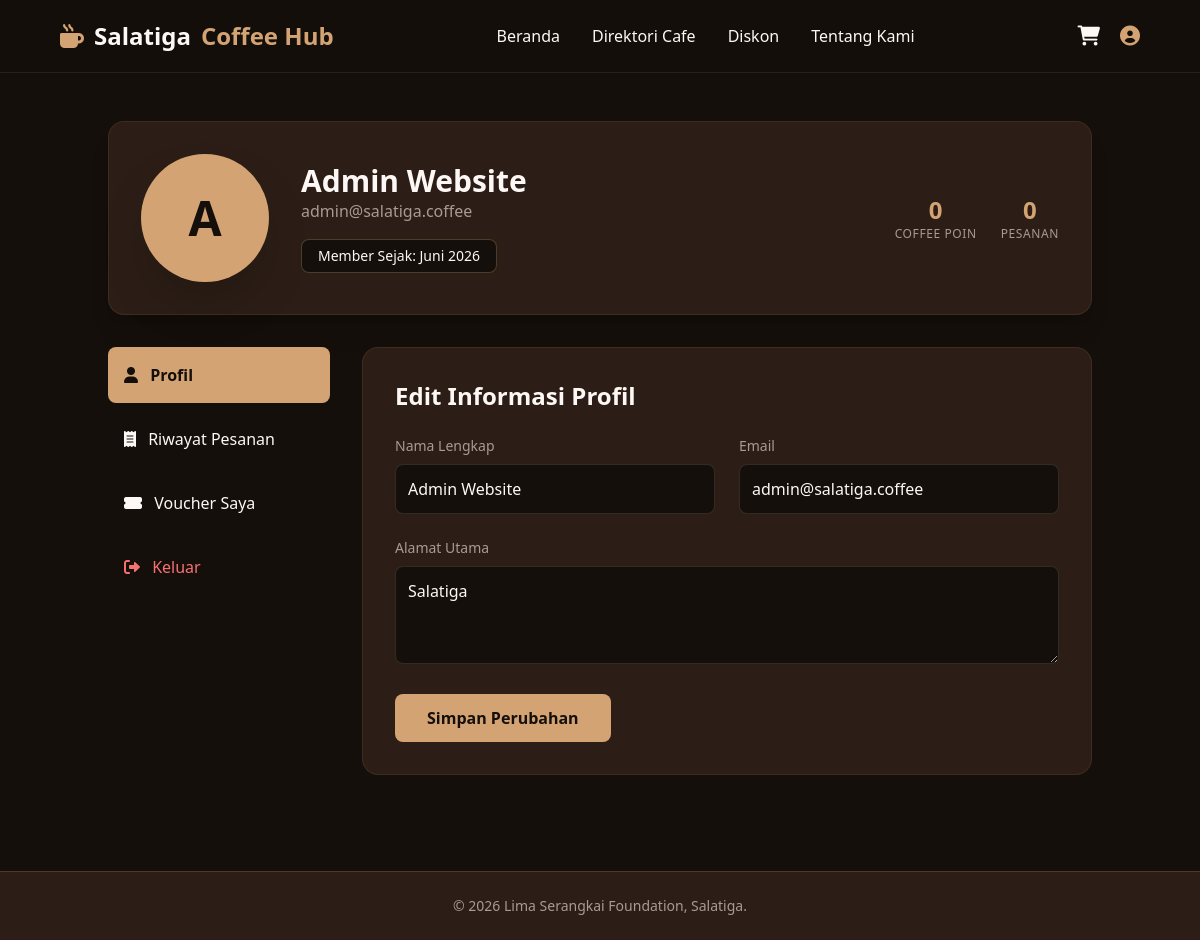
Page /profil.php (signed in) on the committed database.
### tables this page shows
CREATE TABLE `users` (
  `id` int(11) NOT NULL AUTO_INCREMENT,
  `nama` varchar(100) DEFAULT NULL,
  `email` varchar(100) DEFAULT NULL,
  `password` varchar(255) DEFAULT NULL,
  `role` varchar(10) DEFAULT 'user',
  `cafe_id` int(11) DEFAULT NULL,
  `poin` int(11) DEFAULT 0,
  `pesanan_selesai` int(11) DEFAULT 0,
  `member_sejak` varchar(50) DEFAULT 'Juni 2026',
  `alamat` text DEFAULT NULL,
  PRIMARY KEY (`id`),
  UNIQUE KEY `email` (`email`)
);

### profil.php (the view, shortened to what this page needs)
<?php
include 'koneksi.php';
$id = $_SESSION['user_id'];
$query = mysqli_query($conn, "SELECT * FROM users WHERE id = '$id'");
$user = mysqli_fetch_assoc($query);
$user['poin'] = $user['poin'] ?? 0;
$user['pesanan_selesai'] = $user['pesanan_selesai'] ?? 0;
$user['member_sejak'] = $user['member_sejak'] ?? 'Juni 2026';
$user['alamat'] = $user['alamat'] ?? '';
?>
<!DOCTYPE html>
<html lang="id">
<head>
    <script src="https://cdn.tailwindcss.com"></script>
    <link href="https://cdnjs.cloudflare.com/ajax/libs/font-awesome/6.0.0/css/all.min.css" rel="stylesheet">
</head>
<body class="bg-bg60 text-textLight min-h-screen flex flex-col">
    <header class="sticky top-0 z-50 flex justify-between items-center px-[5%] py-5 bg-bg60/95 backdrop-blur-sm border-b border-bg30">
        <div class="text-2xl font-bold text-textLight flex items-center gap-2.5">
            <i class="fas fa-mug-hot text-accent10"></i> Salatiga <span class="text-accent10">Coffee Hub</span>
        </div>
        <nav class="hidden md:block">
            <ul class="flex list-none gap-8">
                <li><a href="home.php" class="text-textLight hover:text-accent10 transition-colors">Beranda</a></li>
                <li><a href="direktori_cafe.php" class="text-textLight hover:text-accent10 transition-colors">Direktori Cafe</a></li>
                <li><a href="diskon.php" class="text-textLight hover:text-accent10 transition-colors">Diskon</a></li>
                <li><a href="tentang_kami.php" class="text-textLight hover:text-accent10 transition-colors">Tentang Kami</a></li>
            </ul>
        </nav>
        <div class="flex items-center gap-5 text-xl">
            <a href="keranjang.php" class="relative group flex items-center"><i class="fas fa-shopping-cart"></i></a>
            <a href="profil.php" class="text-accent10 flex items-center"><i class="fas fa-user-circle"></i></a>
        </div>
    </header>
    <main class="max-w-5xl mx-auto px-5 py-12 w-full flex-1">
        <div class="bg-bg30 rounded-2xl p-8 mb-8 flex flex-col md:flex-row items-center gap-8 shadow-xl border border-accent10/10">
            <div class="w-32 h-32 bg-accent10 rounded-full flex items-center justify-center text-bg60 text-5xl font-bold shadow-2xl">
                <?= substr($user['nama'], 0, 1) ?>
            </div>
            <div class="text-center md:text-left flex-1">
                <h1 class="text-3xl font-bold"><?= htmlspecialchars($user['nama']) ?></h1>
                <p class="text-textMuted mb-4"><?= htmlspecialchars($user['email']) ?></p>
                <div class="flex gap-4 justify-center md:justify-start">
                    <span class="bg-bg60 px-4 py-1.5 rounded-lg border border-accent10/30 text-sm">Member Sejak: <?= $user['member_sejak'] ?></span>
                </div>
            </div>
            <div class="flex gap-6 text-center">
                <div>
                    <div class="text-2xl font-bold text-accent10"><?= $user['poin'] ?></div>
                    <div class="text-xs text-textMuted uppercase tracking-wider">Coffee Poin</div>
                </div>
                <div>
                    <div class="text-2xl font-bold text-accent10"><?= $user['pesanan_selesai'] ?></div>
                    <div class="text-xs text-textMuted uppercase tracking-wider">Pesanan</div>
                </div>
            </div>
        </div>
        <div class="grid grid-cols-1 md:grid-cols-4 gap-8">
            <div class="md:col-span-1 space-y-2">
            <a href="profil.php" class="w-full text-left p-4 bg-accent10 text-bg60 font-bold rounded-lg block">
                <i class="fas fa-user mr-2"></i> Profil
            </a>
            <a href="riwayat_pesanan.php" class="w-full text-left p-4 hover:bg-bg30 rounded-lg transition-colors block">
                <i class="fas fa-receipt mr-2"></i> Riwayat Pesanan
            </a>
            <a href="voucher_saya.php" class="w-full text-left p-4 hover:bg-bg30 rounded-lg transition-colors block">
                <i class="fas fa-ticket-alt mr-2"></i> Voucher Saya
            </a>
            <a href="logout.php" class="w-full text-left p-4 hover:bg-bg30 rounded-lg transition-colors text-red-400 block">
                <i class="fas fa-sign-out-alt mr-2"></i> Keluar
            </a>
        </div>
            <div class="md:col-span-3 bg-bg30 p-8 rounded-2xl border border-accent10/10">
                <h2 class="text-2xl font-bold mb-6">Edit Informasi Profil</h2>
                <form action="profil.php" method="POST" class="space-y-6">
                    <div class="grid grid-cols-1 md:grid-cols-2 gap-6">
                        <div>
                            <label class="block text-sm text-textMuted mb-2">Nama Lengkap</label>
                            <input type="text" name="nama" value="<?= htmlspecialchars($user['nama']) ?>" required class="w-full bg-bg60 p-3 rounded-lg border border-textMuted/20 focus:border-accent10 outline-none">
                        </div>
                        <div>
                            <label class="block text-sm text-textMuted mb-2">Email</label>
                            <input type="email" name="email" value="<?= htmlspecialchars($user['email']) ?>" required class="w-full bg-bg60 p-3 rounded-lg border border-textMuted/20 focus:border-accent10 outline-none">
                        </div>
                    </div>
                    <div>
                        <label class="block text-sm text-textMuted mb-2">Alamat Utama</label>
                        <textarea name="alamat" class="w-full bg-bg60 p-3 rounded-lg border border-textMuted/20 focus:border-accent10 outline-none" rows="3"><?= htmlspecialchars($user['alamat']) ?></textarea>
                    </div>
                    <button type="submit" name="update_profil" class="px-8 py-3 bg-accent10 text-bg60 font-bold rounded-lg hover:bg-[#c09161] transition-all">Simpan Perubahan</button>
                </form>
            </div>
        </div>
    </main>
    <footer class="bg-bg30 text-textLight px-[5%] py-6 mt-12 text-center text-sm text-textMuted border-t border-accent10/20">
        &copy; 2026 Lima Serangkai Foundation, Salatiga.
    </footer>
</body>
</html>

### rows in the picture
users: nama "A", nama "Admin Website", email "admin@salatiga.coffee", member_sejak "Juni 2026", poin "0", pesanan_selesai "0", alamat "Salatiga"
